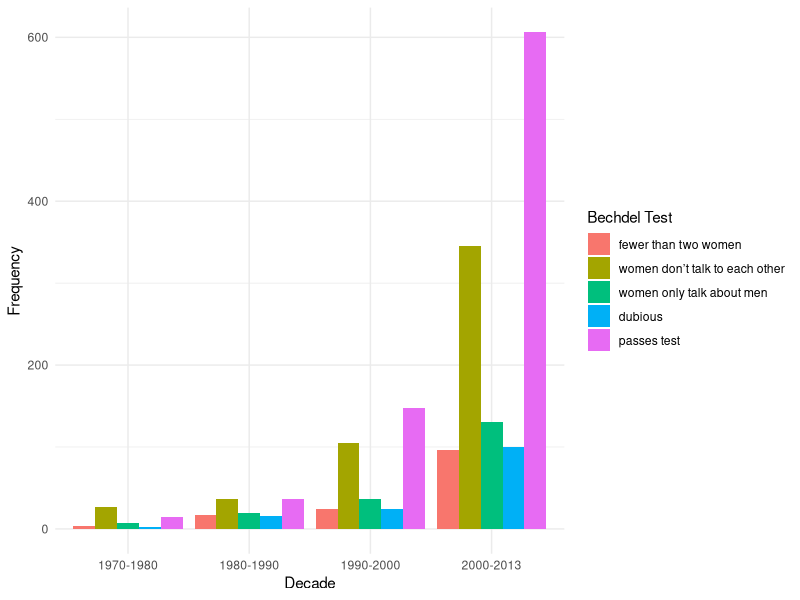
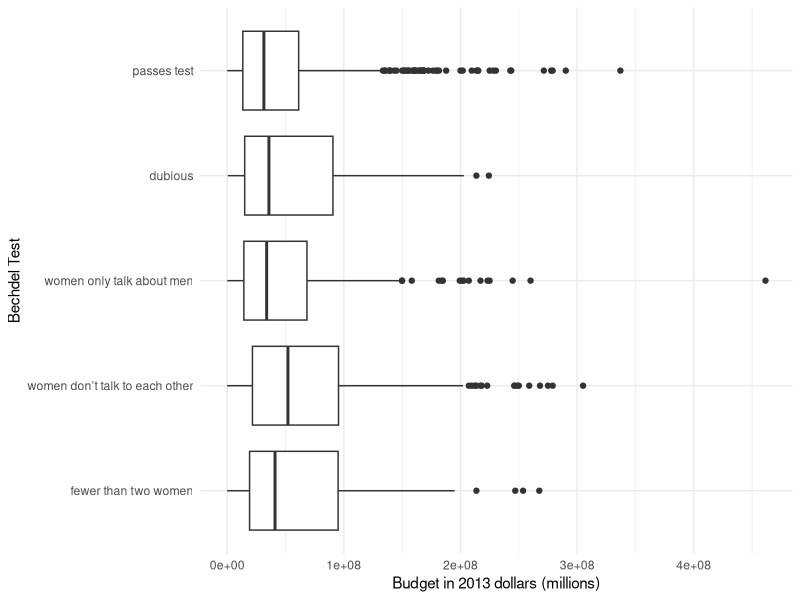
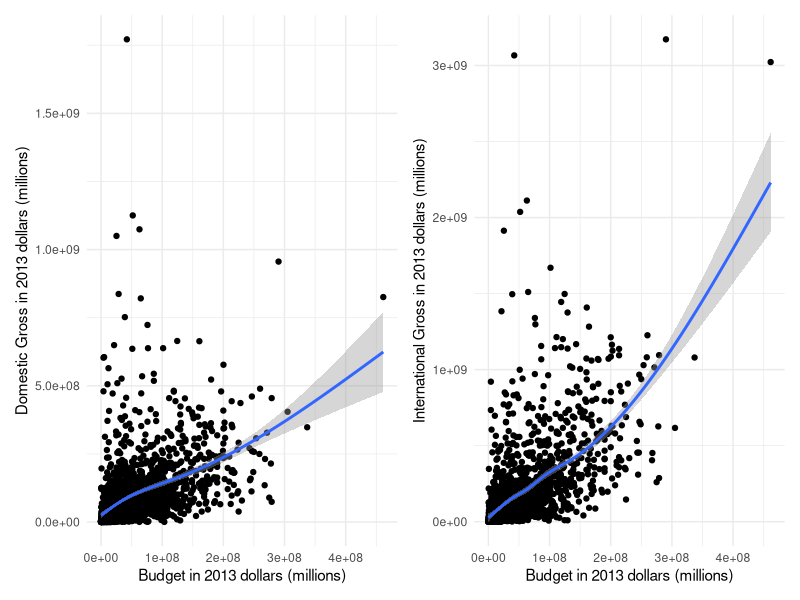
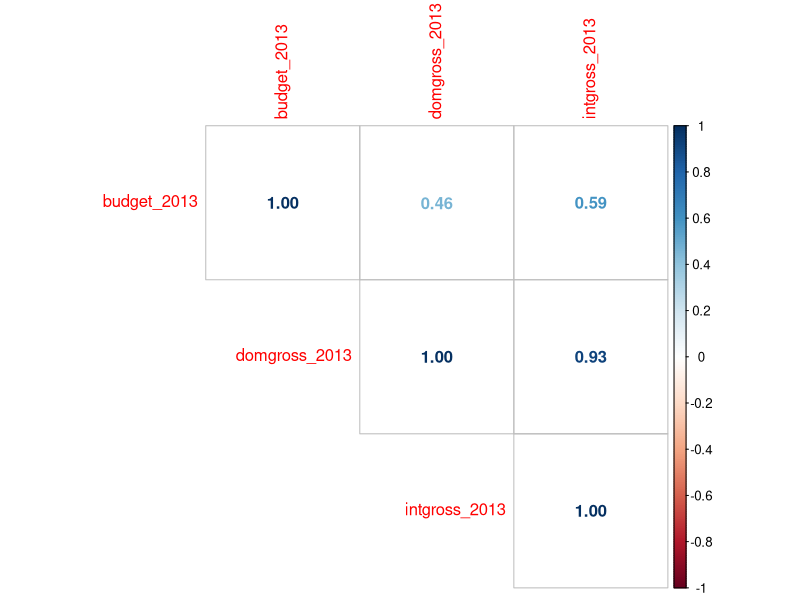

The R script that drew these images, in order:
## ---- chunk 1
#| eval: true
#| echo: false
#| warning: false
setwd("C:/Users/ccard/OneDrive/Documentos/GitHub/analisis_cuantitativo/exe/Test")
library(tidyverse)
library(knitr)
bechdel_data <- read.csv("bechdel_data.csv")

# Arranging the test

bechdel_data <- bechdel_data |> mutate(bechdel_test = fct_relevel(bechdel_test, 
                                    "fewer than two women", 
                                    "women don’t talk to each other", 
                                    "women only talk about men", 
                                    "dubious", 
                                    "passes test")) |> 
  arrange(bechdel_test)  # Reorders the rows based on the new factor levels
  
  
glimpse(bechdel_data)
## ---- chunk 2
#| eval: true
#| echo: false
#| warning: false
knitr::kable(bechdel_data |> count(bechdel_test) |> select(bechdel_test), 
             col.names = c("Bechdel Test"))
## ---- chunk 3
#| eval: true
#| echo: true
#| warning: false
bechdel_data |> count(bechdel_test)
## ---- chunk 4
#| eval: true
#| echo: false
#| warning: false
#| fig-align: center

ggplot(bechdel_data, aes(x=decade, fill=bechdel_test)) +
  geom_bar(position = "dodge") +
  labs(x="Decade",
       y="Frequency",
       fill="Bechdel Test")+
  theme_minimal()

## ---- chunk 5
#| eval: true
#| echo: false
#| warning: false
#| fig-align: center
#| fig-width: 10

ggplot(bechdel_data, aes(x=(budget_2013), y=bechdel_test)) +
  geom_boxplot() +
  labs(x="Budget in 2013 dollars (millions)",
       y="Bechdel Test") +
  theme_minimal()

## ---- chunk 6
#| eval: true
#| echo: false
#| warning: false
#| fig-align: center
#| fig-width: 10

library(patchwork)
library(corrplot)
p1 <- ggplot(bechdel_data, aes(x=budget_2013, y=domgross_2013)) +
  geom_point() + geom_smooth()+
  labs(x="Budget in 2013 dollars (millions)",
       y="Domestic Gross in 2013 dollars (millions)")+
  theme_minimal()

p2  <- ggplot(bechdel_data, aes(x=budget_2013, y=intgross_2013)) +
  geom_point() + geom_smooth()+
  labs(x="Budget in 2013 dollars (millions)",
       y="International Gross in 2013 dollars (millions)")+
  theme_minimal()

p1+p2


## ---- chunk 7
#| eval: true
#| echo: false
#| warning: false
#| fig-align: center

monetary_vars <- bechdel_data |>
  select(budget_2013, domgross_2013, intgross_2013)

corrplot(cor(monetary_vars, use = "complete.obs"),method = "number",type = "upper")

## ---- chunk 8
#| eval: true
#| echo: true
#| warning: false

bechdel_data <- bechdel_data |>
  mutate(roi_us = domgross_2013 - budget_2013)

test_budget <- t.test(roi_us ~ binary, data = bechdel_data, conf.level = 0.99)

test_budget

